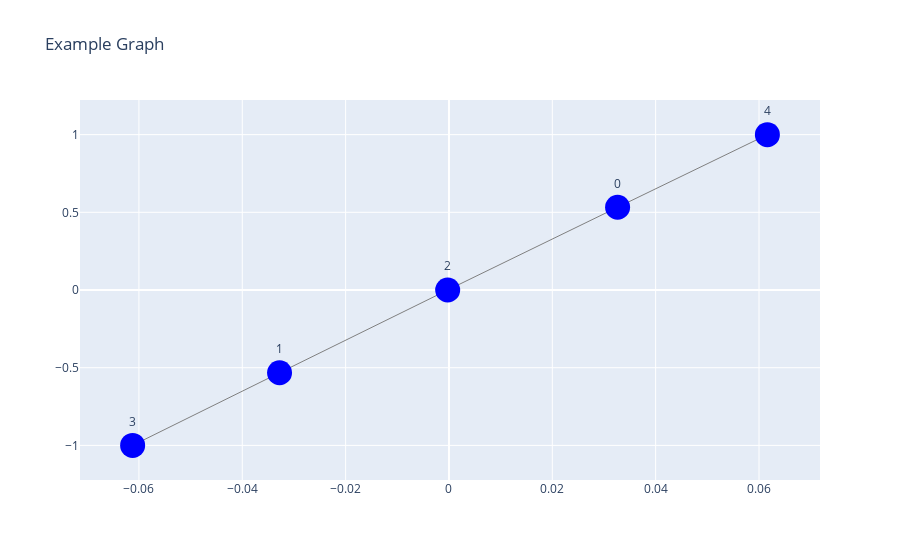

The code cell stored with this chart in its notebook:
### Markdown cell above
#### Illustrative Example
Let's create a graph $G$ with 2 users, 3 items and the following adjacency matrix: $$\begin{bmatrix}0 & 0 & 1 & 0 & 1 \\ 0 & 0 & 1 & 1 & 0 \\ 1 & 1 & 0 & 0 & 0 \\ 0 & 1 & 0 & 0 & 0 \\ 1 & 0 & 0 & 0 & 0\end{bmatrix}.$$

It corresponds to the following schema:

### Code cell
G = nx.from_dict_of_dicts({
    0 : {2 : {}, 4 : {}},
    1 : {2 : {}, 3 : {}},
    2 : {0 : {}, 1 : {}},
    3 : {1 : {}},
    4 : {0 : {}}
})

draw_plotly(G)

### Figure 1 — Plotly figure (JSON) as saved in the notebook; plotly's stock layout.template omitted (floating-point values rounded to 4 significant figures)
{"data": [{"hoverinfo": "none", "line": {"color": "gray", "width": 1}, "mode": "lines", "type": "scatter", "x": [0.03263, -0.0002508, null, 0.03263, 0.06162, null, -0.03279, -0.0002508, null, -0.03279, -0.06122, null], "y": [0.5325, -3.306e-05, null, 0.5325, 1, null, -0.5326, -3.306e-05, null, -0.5326, -0.9999, null]}, {"marker": {"color": "blue", "size": 25}, "mode": "markers+text", "text": ["0", "1", "2", "3", "4"], "textposition": "top center", "type": "scatter", "x": [0.03263, -0.03279, -0.0002508, -0.06122, 0.06162], "y": [0.5325, -0.5326, -3.306e-05, -0.9999, 1]}], "layout": {"hovermode": "closest", "showlegend": false, "title": {"text": "Example Graph"}}}
